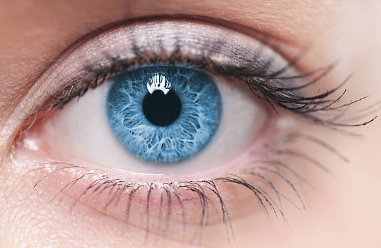
#> input picture eye1.png, 381 x 248 px, found by its file name
$ jupyter execute IrisPupilDetection.ipynb
#> lines starting #> are read from the running program, lines starting #| are printed output that depends on the picture; after the words box and inside, x2 and y2 are one past the last pixel; in counts of white or black regions, pixels touching at a corner belong together
[cell 1]
import cv2
import numpy as np
import matplotlib.pyplot as plt
import urllib.request

# List of eye image URLs from your GitHub repository
image_urls = [
    'https://raw.githubusercontent.com/mFadzilb/Computer-Vision/main/eye1.png',
    'https://raw.githubusercontent.com/mFadzilb/Computer-Vision/main/eye2.png',
    'https://raw.githubusercontent.com/mFadzilb/Computer-Vision/main/eye3.png',
    'https://raw.githubusercontent.com/mFadzilb/Computer-Vision/main/eye4.png',
    'https://raw.githubusercontent.com/mFadzilb/Computer-Vision/main/eye5.png',
    'https://raw.githubusercontent.com/mFadzilb/Computer-Vision/main/eye6.png',
    'https://raw.githubusercontent.com/mFadzilb/Computer-Vision/main/eye7.png',
    'https://raw.githubusercontent.com/mFadzilb/Computer-Vision/main/eye8.png',
    'https://raw.githubusercontent.com/mFadzilb/Computer-Vision/main/eye9.png',
    'https://raw.githubusercontent.com/mFadzilb/Computer-Vision/main/eye10.png',
    'https://raw.githubusercontent.com/mFadzilb/Computer-Vision/main/eye11.png'
]

# Function to preprocess and detect iris and pupil
def detect_iris_pupil(image_url):
    # Load the image from URL
    resp = urllib.request.urlopen(image_url)
    image_array = np.asarray(bytearray(resp.read()), dtype=np.uint8)
    image = cv2.imdecode(image_array, -1)
#> image is the input picture: shape (248, 381, 4); mean B, G, R, A 151.4, 154.1, 179.8, 255

    # Convert the image to grayscale
    gray = cv2.cvtColor(image, cv2.COLOR_BGR2GRAY)
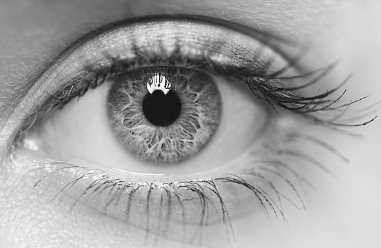
#> gray: shape (248, 381); min 7, max 255, mean 161.5

    # Apply Histogram Equalization to improve contrast
    gray = cv2.equalizeHist(gray)
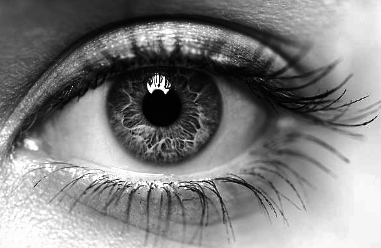
#> gray: shape (248, 381); min 0, max 255, mean 128.4

    # Apply Gaussian blur to reduce noise
    blurred = cv2.GaussianBlur(gray, (9, 9), 0)
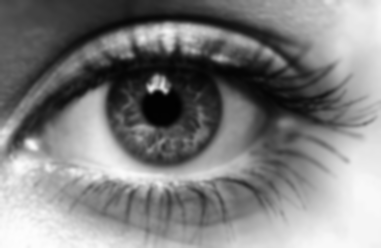
#> blurred: shape (248, 381); min 1, max 254, mean 128.4

    # Use HoughCircles method to detect circles (iris and pupil)
    circles = cv2.HoughCircles(blurred,
                               cv2.HOUGH_GRADIENT,
                               dp=1.2,
                               minDist=80,
                               param1=120,  # Edge detection sensitivity
                               param2=40,   # Circle detection sensitivity (lower for more circles)
                               minRadius=20,
                               maxRadius=90)
#> circles = [[165, 107.4, 60.2]]

    # If circles are detected, draw them
    if circles is not None:
        circles = np.round(circles[0, :]).astype("int")
#> circles = [[165, 107, 60]]
        for (x, y, r) in circles:
            # Draw the outer circle (iris)
            cv2.circle(image, (x, y), r, (0, 255, 0), 4)
            # Draw the center (pupil)
            cv2.circle(image, (x, y), 2, (0, 255, 255), 3)
#> this loop made 1 pass
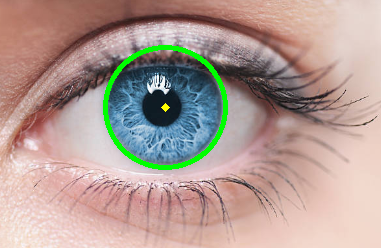
#> image: shape (248, 381, 4); 2.05% of pixels changed, all inside (x1, y1, x2, y2) = (103, 45, 228, 170)
        title = f"Iris and Pupil Detected: {image_url.split('/')[-1]}"
    else:
        title = f"Iris and Pupil Not Detected: {image_url.split('/')[-1]}"

    # Display the output image
    plt.figure(figsize=(6, 6))
    plt.imshow(cv2.cvtColor(image, cv2.COLOR_BGR2RGB))
    plt.axis('off')
    plt.title(title)
    plt.show()

# Loop through each image URL and analyze
for url in image_urls:
    detect_iris_pupil(url)
#> pass 2 of the loop `for url in image_urls:`:
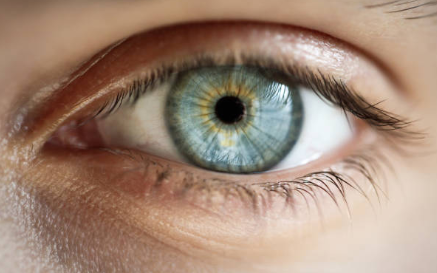
#> input picture eye2.png, 437 x 273 px, found by its file name
#> in detect_iris_pupil, image is the input picture: shape (273, 437, 4); mean B, G, R, A 118.1, 135.6, 161.6, 255
#> in detect_iris_pupil (call 2), `blurred = cv2.GaussianBlur(gray, (9, 9), 0)`:
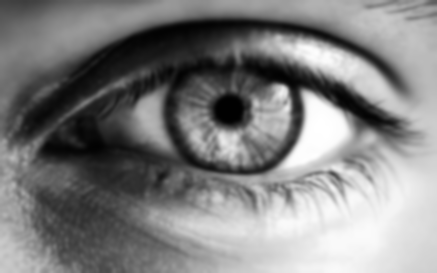
#> blurred: shape (273, 437); min 1, max 255, mean 128.2
#> in detect_iris_pupil (call 2), `circles = cv2.HoughCircles(blurred, cv2.HOUGH_GRADIENT, dp=1.2, minDis..`: circles = [[233.4, 111, 69.44], [329.4, 118.2, 68.12]]
#> in detect_iris_pupil (call 2), `circles = np.round(circles[0, :]).astype("int")`: circles = [[233, 111, 69], [329, 118, 68]]
#> the loop in detect_iris_pupil (call 2), `for (x, y, r) in circles:` made 2 passes
#> after the loop in detect_iris_pupil (call 2), `for (x, y, r) in circles:`:
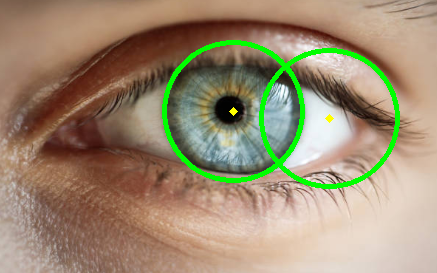
#> image: shape (273, 437, 4); 3.6% of pixels changed, all inside (x1, y1, x2, y2) = (162, 40, 400, 189)
#> pass 3 of the loop `for url in image_urls:`:
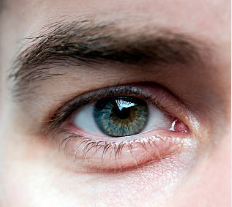
#> input picture eye3.png, 232 x 207 px, found by its file name
#> in detect_iris_pupil, image is the input picture: shape (207, 232, 4); mean B, G, R, A 136.3, 141.2, 162.2, 255
#> in detect_iris_pupil (call 3), `blurred = cv2.GaussianBlur(gray, (9, 9), 0)`:
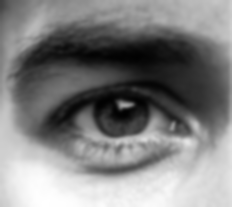
#> blurred: shape (207, 232); min 1, max 255, mean 127.8
#> in detect_iris_pupil (call 3), `circles = cv2.HoughCircles(blurred, cv2.HOUGH_GRADIENT, dp=1.2, minDis..`: circles = [[114.6, 114.6, 22.28]]
#> in detect_iris_pupil (call 3), `circles = np.round(circles[0, :]).astype("int")`: circles = [[115, 115, 22]]
#> the loop in detect_iris_pupil (call 3), `for (x, y, r) in circles:` made 1 pass
#> after the loop in detect_iris_pupil (call 3), `for (x, y, r) in circles:`:
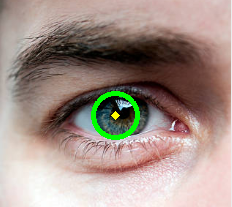
#> image: shape (207, 232, 4); 1.53% of pixels changed, all inside (x1, y1, x2, y2) = (91, 91, 140, 140)
#> the loop made 11 passes; the first 3 are shown
